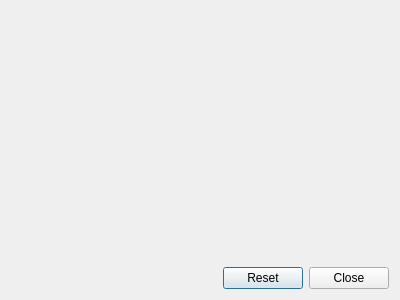
<?xml version="1.0" encoding="UTF-8"?>
<ui version="4.0">
 <class>QMavlinkConnectionInfoDialog</class>
 <widget class="QDialog" name="QMavlinkConnectionInfoDialog">
  <property name="geometry">
   <rect>
    <x>0</x>
    <y>0</y>
    <width>400</width>
    <height>300</height>
   </rect>
  </property>
  <property name="windowTitle">
   <string>Dialog</string>
  </property>
  <layout class="QVBoxLayout" name="verticalLayout" stretch="1,0">
   <item>
    <widget class="QCustomPlot" name="barPlot" native="true"/>
   </item>
   <item>
    <layout class="QHBoxLayout" name="horizontalLayout">
     <item>
      <spacer name="horizontalSpacer">
       <property name="orientation">
        <enum>Qt::Horizontal</enum>
       </property>
       <property name="sizeHint" stdset="0">
        <size>
         <width>40</width>
         <height>20</height>
        </size>
       </property>
      </spacer>
     </item>
     <item>
      <widget class="QPushButton" name="resetButton">
       <property name="text">
        <string>Reset</string>
       </property>
      </widget>
     </item>
     <item>
      <widget class="QPushButton" name="closeButton">
       <property name="text">
        <string>Close</string>
       </property>
      </widget>
     </item>
    </layout>
   </item>
  </layout>
 </widget>
 <customwidgets>
  <customwidget>
   <class>QCustomPlot</class>
   <extends>QWidget</extends>
   <header>qcustomplot.h</header>
   <container>1</container>
  </customwidget>
 </customwidgets>
 <resources/>
 <connections/>
</ui>
